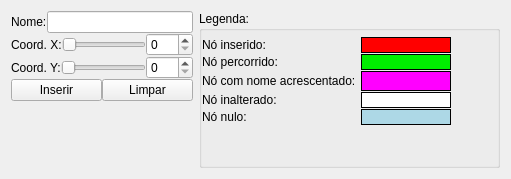
       <widget class="QWidget" name="tabInserir">
        <attribute name="title">
         <string>Inserir</string>
        </attribute>
        <layout class="QFormLayout" name="formLayout_5">
         <property name="fieldGrowthPolicy">
          <enum>QFormLayout::AllNonFixedFieldsGrow</enum>
         </property>
         <item row="0" column="0">
          <layout class="QVBoxLayout" name="verticalLayout_10">
           <property name="spacing">
            <number>0</number>
           </property>
           <item>
            <layout class="QHBoxLayout" name="horizontalLayoutNome">
             <item>
              <widget class="QLabel" name="labelNomeInserir">
               <property name="text">
                <string>Nome:</string>
               </property>
              </widget>
             </item>
             <item>
              <widget class="QLineEdit" name="lineEditNomeInserir"/>
             </item>
            </layout>
           </item>
           <item>
            <layout class="QHBoxLayout" name="horizontalLayoutCoordenadaX">
             <item>
              <widget class="QLabel" name="labelCoordenadaXInserir">
               <property name="text">
                <string>Coord. X:</string>
               </property>
              </widget>
             </item>
             <item>
              <widget class="QSlider" name="horizontalSliderCoordenadaXInserir">
               <property name="maximum">
                <number>250</number>
               </property>
               <property name="orientation">
                <enum>Qt::Horizontal</enum>
               </property>
              </widget>
             </item>
             <item>
              <widget class="QSpinBox" name="spinBoxCoordenadaXInserir">
               <property name="maximum">
                <number>250</number>
               </property>
              </widget>
             </item>
            </layout>
           </item>
           <item>
            <layout class="QHBoxLayout" name="horizontalLayoutCoordenadaY">
             <item>
              <widget class="QLabel" name="labelCoordenadaYInserir">
               <property name="text">
                <string>Coord. Y:</string>
               </property>
              </widget>
             </item>
             <item>
              <widget class="QSlider" name="horizontalSliderCoordenadaYInserir">
               <property name="maximum">
                <number>250</number>
               </property>
               <property name="orientation">
                <enum>Qt::Horizontal</enum>
               </property>
              </widget>
             </item>
             <item>
              <widget class="QSpinBox" name="spinBoxCoordenadaYInserir">
               <property name="maximum">
                <number>250</number>
               </property>
              </widget>
             </item>
            </layout>
           </item>
           <item>
            <layout class="QHBoxLayout" name="horizontalLayout_3">
             <item>
              <widget class="QPushButton" name="pushButtonInserir">
               <property name="font">
                <font>
                 <weight>50</weight>
                 <italic>false</italic>
                 <bold>false</bold>
                 <underline>false</underline>
                 <strikeout>false</strikeout>
                 <kerning>false</kerning>
                </font>
               </property>
               <property name="contextMenuPolicy">
                <enum>Qt::DefaultContextMenu</enum>
               </property>
               <property name="acceptDrops">
                <bool>false</bool>
               </property>
               <property name="layoutDirection">
                <enum>Qt::LeftToRight</enum>
               </property>
               <property name="autoFillBackground">
                <bool>false</bool>
               </property>
               <property name="text">
                <string>Inserir</string>
               </property>
               <property name="autoRepeat">
                <bool>false</bool>
               </property>
               <property name="autoExclusive">
                <bool>false</bool>
               </property>
               <property name="autoDefault">
                <bool>false</bool>
               </property>
               <property name="default">
                <bool>false</bool>
               </property>
               <property name="flat">
                <bool>false</bool>
               </property>
              </widget>
             </item>
             <item>
              <widget class="QPushButton" name="pushButtonLimparInserir">
               <property name="text">
                <string>Limpar</string>
               </property>
              </widget>
             </item>
            </layout>
           </item>
           <item>
            <spacer name="verticalSpacer_5">
             <property name="orientation">
              <enum>Qt::Vertical</enum>
             </property>
             <property name="sizeHint" stdset="0">
              <size>
               <width>20</width>
               <height>40</height>
              </size>
             </property>
            </spacer>
           </item>
          </layout>
         </item>
         <item row="0" column="1">
          <widget class="QGroupBox" name="groupBox_2">
           <property name="focusPolicy">
            <enum>Qt::NoFocus</enum>
           </property>
           <property name="contextMenuPolicy">
            <enum>Qt::DefaultContextMenu</enum>
           </property>
           <property name="acceptDrops">
            <bool>false</bool>
           </property>
           <property name="layoutDirection">
            <enum>Qt::LeftToRight</enum>
           </property>
           <property name="autoFillBackground">
            <bool>false</bool>
           </property>
           <property name="title">
            <string>Legenda:</string>
           </property>
           <property name="flat">
            <bool>false</bool>
           </property>
           <property name="checkable">
            <bool>false</bool>
           </property>
           <layout class="QGridLayout" name="gridLayout_2">
            <property name="leftMargin">
             <number>0</number>
            </property>
            <property name="topMargin">
             <number>6</number>
            </property>
            <property name="rightMargin">
             <number>6</number>
            </property>
            <property name="bottomMargin">
             <number>0</number>
            </property>
            <property name="horizontalSpacing">
             <number>2</number>
            </property>
            <property name="verticalSpacing">
             <number>1</number>
            </property>
            <item row="0" column="0">
             <widget class="QLabel" name="label_10">
              <property name="maximumSize">
               <size>
                <width>194</width>
                <height>16777215</height>
               </size>
              </property>
              <property name="text">
               <string>Nó inserido:</string>
              </property>
             </widget>
            </item>
            <item row="0" column="1">
             <widget class="QLabel" name="label_11">
              <property name="minimumSize">
               <size>
                <width>90</width>
                <height>0</height>
               </size>
              </property>
              <property name="maximumSize">
               <size>
                <width>90</width>
                <height>16777215</height>
               </size>
              </property>
              <property name="styleSheet">
               <string notr="true">background-color:#ff0000;</string>
              </property>
              <property name="frameShape">
               <enum>QFrame::Box</enum>
              </property>
              <property name="text">
               <string/>
              </property>
             </widget>
            </item>
            <item row="1" column="0">
             <widget class="QLabel" name="label_12">
              <property name="maximumSize">
               <size>
                <width>194</width>
                <height>16777215</height>
               </size>
              </property>
              <property name="text">
               <string>Nó percorrido:</string>
              </property>
             </widget>
            </item>
            <item row="1" column="1">
             <widget class="QLabel" name="label_13">
              <property name="minimumSize">
               <size>
                <width>90</width>
                <height>0</height>
               </size>
              </property>
              <property name="maximumSize">
               <size>
                <width>90</width>
                <height>16777215</height>
               </size>
              </property>
              <property name="styleSheet">
               <string notr="true">background-color:#00ee00;</string>
              </property>
              <property name="frameShape">
               <enum>QFrame::Box</enum>
              </property>
              <property name="text">
               <string/>
              </property>
             </widget>
            </item>
            <item row="4" column="0">
             <widget class="QLabel" name="label_14">
              <property name="maximumSize">
               <size>
                <width>194</width>
                <height>16777215</height>
               </size>
              </property>
              <property name="text">
               <string>Nó inalterado:</string>
              </property>
             </widget>
            </item>
            <item row="4" column="1">
             <widget class="QLabel" name="label_15">
              <property name="minimumSize">
               <size>
                <width>90</width>
                <height>0</height>
               </size>
              </property>
              <property name="maximumSize">
               <size>
                <width>90</width>
                <height>16777215</height>
               </size>
              </property>
              <property name="styleSheet">
               <string notr="true">background-color:#ffffff;</string>
              </property>
              <property name="frameShape">
               <enum>QFrame::Box</enum>
              </property>
              <property name="frameShadow">
               <enum>QFrame::Plain</enum>
              </property>
              <property name="text">
               <string/>
              </property>
             </widget>
            </item>
            <item row="5" column="0">
             <widget class="QLabel" name="label_16">
              <property name="maximumSize">
               <size>
                <width>194</width>
                <height>16777215</height>
               </size>
              </property>
              <property name="text">
               <string>Nó nulo:</string>
              </property>
             </widget>
            </item>
            <item row="5" column="1">
             <widget class="QLabel" name="label_17">
              <property name="minimumSize">
               <size>
                <width>90</width>
                <height>0</height>
               </size>
              </property>
              <property name="maximumSize">
               <size>
                <width>90</width>
                <height>16777215</height>
               </size>
              </property>
              <property name="styleSheet">
               <string notr="true">background-color:#add8e6;</string>
              </property>
              <property name="frameShape">
               <enum>QFrame::Box</enum>
              </property>
              <property name="text">
               <string/>
              </property>
             </widget>
            </item>
            <item row="6" column="1">
             <spacer name="verticalSpacer_6">
              <property name="orientation">
               <enum>Qt::Vertical</enum>
              </property>
              <property name="sizeHint" stdset="0">
               <size>
                <width>20</width>
                <height>40</height>
               </size>
              </property>
             </spacer>
            </item>
            <item row="2" column="0">
             <widget class="QLabel" name="label_18">
              <property name="maximumSize">
               <size>
                <width>194</width>
                <height>16777215</height>
               </size>
              </property>
              <property name="text">
               <string>Nó com nome acrescentado: </string>
              </property>
             </widget>
            </item>
            <item row="2" column="1">
             <widget class="QLabel" name="label_19">
              <property name="minimumSize">
               <size>
                <width>90</width>
                <height>0</height>
               </size>
              </property>
              <property name="maximumSize">
               <size>
                <width>90</width>
                <height>16777215</height>
               </size>
              </property>
              <property name="styleSheet">
               <string notr="true">background-color:#ff00ff;</string>
              </property>
              <property name="frameShape">
               <enum>QFrame::Box</enum>
              </property>
              <property name="text">
               <string/>
              </property>
             </widget>
            </item>
            <item row="2" column="2">
             <spacer name="horizontalSpacer_2">
              <property name="orientation">
               <enum>Qt::Horizontal</enum>
              </property>
              <property name="sizeHint" stdset="0">
               <size>
                <width>40</width>
                <height>20</height>
               </size>
              </property>
             </spacer>
            </item>
           </layout>
          </widget>
         </item>
        </layout>
       </widget>
